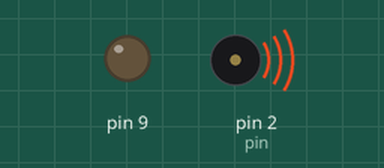
The sketch below on a simulated Arduino Uno, built with avr-gcc and run on an emulated ATmega328P. On the bench: output pins drawn as LEDs (lit = HIGH), buzzer (waves = sounding).

Above: at 0.1 s.
At 18.79 s:
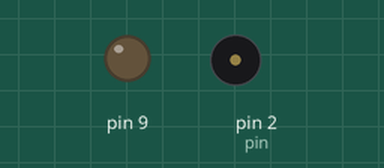
Timing chart, 0 to 40.0 s (numbered marks = the images above):
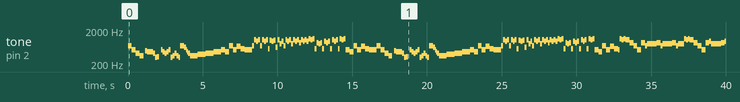

Measured:
- by itself, tone on pin 2 (pin): plays 698 Hz for 0.26 s, 523 Hz for 0.26 s, 415 Hz for 0.26 s, 349 Hz for 0.26 s, 494 Hz for 0.13 s, 466 Hz for 0.39 s … (208 notes in this stretch)

The sketch:

spider-dance.ino
```cpp
#define NOTE_B0  31
#define NOTE_C1  33
#define NOTE_CS1 35
#define NOTE_D1  37
#define NOTE_DS1 39
#define NOTE_E1  41
#define NOTE_F1  44
#define NOTE_FS1 46
#define NOTE_G1  49
#define NOTE_GS1 52
#define NOTE_A1  55
#define NOTE_AS1 58
#define NOTE_B1  62
#define NOTE_C2  65
#define NOTE_CS2 69
#define NOTE_D2  73
#define NOTE_DS2 78
#define NOTE_E2  82
#define NOTE_F2  87
#define NOTE_FS2 93
#define NOTE_G2  98
#define NOTE_GS2 104
#define NOTE_A2  110
#define NOTE_AS2 117
#define NOTE_B2  123
#define NOTE_C3  131
#define NOTE_CS3 139
#define NOTE_D3  147
#define NOTE_DS3 156
#define NOTE_E3  165
#define NOTE_F3  175
#define NOTE_FS3 185
#define NOTE_G3  196
#define NOTE_GS3 208
#define NOTE_A3  220
#define NOTE_AS3 233
#define NOTE_Bb3 223
#define NOTE_B3  247
#define NOTE_C4  262
#define NOTE_CS4 277
#define NOTE_D4  294
#define NOTE_DS4 311
#define NOTE_Eb4 311
#define NOTE_E4  330
#define NOTE_Fb4  330
#define NOTE_F4  349
#define NOTE_FS4 370
#define NOTE_G4  392
#define NOTE_GS4 415
#define NOTE_Ab4 415
#define NOTE_A4  440
#define NOTE_AS4 466
#define NOTE_Bb4 466
#define NOTE_B4  494
#define NOTE_Cb4  494
#define NOTE_C5  523
#define NOTE_CS5 554
#define NOTE_Db5 554
#define NOTE_D5  587
#define NOTE_DS5 622
#define NOTE_Eb5 622
#define NOTE_E5  659
#define NOTE_F5  698
#define NOTE_FS5 740
#define NOTE_G5  784
#define NOTE_GS5 831
#define NOTE_Ab5 831
#define NOTE_A5  880
#define NOTE_AS5 932
#define NOTE_Bb5 932
#define NOTE_B5  988
#define NOTE_Cb5  988
#define NOTE_C6  1047
#define NOTE_CS6 1109
#define NOTE_Db6 1109
#define NOTE_D6  1175
#define NOTE_DS6 1245
#define NOTE_Eb6 1245
#define NOTE_E6  1319
#define NOTE_F6  1397
#define NOTE_FS6 1480
#define NOTE_G6  1568
#define NOTE_GS6 1661
#define NOTE_Ab6 1661
#define NOTE_A6  1760
#define NOTE_AS6 1865
#define NOTE_Bb6 1865
#define NOTE_B6  1976
#define NOTE_Cb6  1976
#define NOTE_C7  2093
#define NOTE_CS7 2217
#define NOTE_D7  2349
#define NOTE_DS7 2489
#define NOTE_E7  2637
#define NOTE_F7  2794
#define NOTE_FS7 2960
#define NOTE_G7  3136
#define NOTE_GS7 3322
#define NOTE_A7  3520
#define NOTE_AS7 3729
#define NOTE_B7  3951
#define NOTE_C8  4186
#define NOTE_CS8 4435
#define NOTE_D8  4699
#define NOTE_DS8 4978

#define WHOLE noteLength
#define HALF noteLength/2
#define QUARTER noteLength/4
#define EIGHTH noteLength/8
#define SIXTEENTH noteLength/16
#define THIRTYSECOND noteLength/32
#define DOTTED_QUARTER 90/bpm*1000
#define DOTTED_EIGHTH 45/bpm*1000
#define DOTTED_SIXTEENTH 22.5/bpm*1000
#define TRIPLET_EIGHTH 20/bpm*1000
#define TRIPLET_SIXTEENTH 10/bpm*1000

int pin = 2;
float bpm = 115;
float noteLength = (240/bpm)*1000;

void setup() {
  pinMode(9, OUTPUT);
}

void loop() {
	playNote(NOTE_F5, EIGHTH);
	playNote(NOTE_C5, EIGHTH);
	playNote(NOTE_Ab4, EIGHTH);
	playNote(NOTE_F4, EIGHTH);
	delay(SIXTEENTH);
	playNote(NOTE_Cb4, SIXTEENTH);
	playNote(NOTE_Bb4, EIGHTH);
	playNote(NOTE_Bb4, SIXTEENTH);
	playNote(NOTE_Ab4, SIXTEENTH);
	playNote(NOTE_Eb4, SIXTEENTH);
	playNote(NOTE_Fb4, SIXTEENTH);

	delay(SIXTEENTH);
	playNote(NOTE_C5, SIXTEENTH);
	playNote(NOTE_Bb4, SIXTEENTH);
	playNote(NOTE_Ab4, SIXTEENTH);
	playNote(NOTE_Bb4, SIXTEENTH);
	playNote(NOTE_C5, SIXTEENTH);
	playNote(NOTE_Eb4, SIXTEENTH);
	playNote(NOTE_F4, SIXTEENTH);
	playNote(NOTE_Ab4, SIXTEENTH);
	playNote(NOTE_F4, SIXTEENTH);
	playNote(NOTE_Eb4, SIXTEENTH);
	playNote(NOTE_F5, SIXTEENTH);
	playNote(NOTE_F5, SIXTEENTH);
	playNote(NOTE_Eb5, SIXTEENTH);
	playNote(NOTE_C5, THIRTYSECOND);
	playNote(NOTE_Bb4, THIRTYSECOND);
	playNote(NOTE_Ab4, SIXTEENTH);

	playNote(NOTE_F4, QUARTER);
	playNote(NOTE_G4, QUARTER);
	playNote(NOTE_Ab4, QUARTER);
	playNote(NOTE_Bb4, QUARTER);

	playNote(NOTE_C5, EIGHTH);
	playNote(NOTE_Bb4, EIGHTH);
	playNote(NOTE_F5, EIGHTH);
	playNote(NOTE_C5, EIGHTH);
	playNote(NOTE_E5, EIGHTH);
	playNote(NOTE_Db5, EIGHTH);
	playNote(NOTE_C5, QUARTER);

	playNote(NOTE_F5, SIXTEENTH);
	playNote(NOTE_C6, SIXTEENTH);
	playNote(NOTE_Bb5, SIXTEENTH);
	playNote(NOTE_C6, SIXTEENTH);
	playNote(NOTE_F5, SIXTEENTH);
	playNote(NOTE_C6, SIXTEENTH);
	playNote(NOTE_Bb5, SIXTEENTH);
	playNote(NOTE_C6, SIXTEENTH);
	playNote(NOTE_Db5, SIXTEENTH);
	playNote(NOTE_Cb5, SIXTEENTH);
	playNote(NOTE_Bb5, SIXTEENTH);
	playNote(NOTE_Cb5, SIXTEENTH);
	playNote(NOTE_Eb5, SIXTEENTH);
	playNote(NOTE_C6, SIXTEENTH);
	playNote(NOTE_G5, SIXTEENTH);
	playNote(NOTE_Bb5, SIXTEENTH);

	playNote(NOTE_F5, SIXTEENTH);
	playNote(NOTE_C6, SIXTEENTH);
	playNote(NOTE_Bb5, SIXTEENTH);
	playNote(NOTE_C6, SIXTEENTH);
	playNote(NOTE_G5, SIXTEENTH);
	playNote(NOTE_C6, SIXTEENTH);
	playNote(NOTE_Bb5, SIXTEENTH);
	playNote(NOTE_C6, SIXTEENTH);
	playNote(NOTE_Ab5, SIXTEENTH);
	playNote(NOTE_C6, SIXTEENTH);
	playNote(NOTE_Bb5, SIXTEENTH);
	playNote(NOTE_C6, SIXTEENTH);
	playNote(NOTE_Bb5, SIXTEENTH);
	playNote(NOTE_Db6, SIXTEENTH);
	playNote(NOTE_C6, SIXTEENTH);
	playNote(NOTE_Db6, SIXTEENTH);

	playNote(NOTE_Db5, SIXTEENTH);
	playNote(NOTE_Ab5, SIXTEENTH);
	playNote(NOTE_G5, SIXTEENTH);
	playNote(NOTE_Ab5, SIXTEENTH);
	playNote(NOTE_Db5, SIXTEENTH);
	playNote(NOTE_Bb5, SIXTEENTH);
	playNote(NOTE_Ab5, SIXTEENTH);
	playNote(NOTE_Bb5, SIXTEENTH);
	playNote(NOTE_Db5, SIXTEENTH);
	playNote(NOTE_C6, SIXTEENTH);
	playNote(NOTE_Bb5, SIXTEENTH);
	playNote(NOTE_C6, SIXTEENTH);
	playNote(NOTE_Db5, SIXTEENTH);
	playNote(NOTE_Db6, SIXTEENTH);
	playNote(NOTE_C6, SIXTEENTH);
	playNote(NOTE_Db6, SIXTEENTH);

	playNote(NOTE_C5, EIGHTH);
	playNote(NOTE_Bb4, EIGHTH);
	playNote(NOTE_F5, EIGHTH);
	playNote(NOTE_C5, EIGHTH);
	playNote(NOTE_E5, EIGHTH);
	playNote(NOTE_Db5, EIGHTH);
	playNote(NOTE_C5, QUARTER);

	// repeat

		playNote(NOTE_F5, EIGHTH);
	playNote(NOTE_C5, EIGHTH);
	playNote(NOTE_Ab4, EIGHTH);
	playNote(NOTE_F4, EIGHTH);
	delay(SIXTEENTH);
	playNote(NOTE_Cb4, SIXTEENTH);
	playNote(NOTE_Bb4, EIGHTH);
	playNote(NOTE_Bb4, SIXTEENTH);
	playNote(NOTE_Ab4, SIXTEENTH);
	playNote(NOTE_Eb4, SIXTEENTH);
	playNote(NOTE_Fb4, SIXTEENTH);

	delay(SIXTEENTH);
	playNote(NOTE_C5, SIXTEENTH);
	playNote(NOTE_Bb4, SIXTEENTH);
	playNote(NOTE_Ab4, SIXTEENTH);
	playNote(NOTE_Bb4, SIXTEENTH);
	playNote(NOTE_C5, SIXTEENTH);
	playNote(NOTE_Eb4, SIXTEENTH);
	playNote(NOTE_F4, SIXTEENTH);
	playNote(NOTE_Ab4, SIXTEENTH);
	playNote(NOTE_F4, SIXTEENTH);
	playNote(NOTE_Eb4, SIXTEENTH);
	playNote(NOTE_F5, SIXTEENTH);
	playNote(NOTE_F5, SIXTEENTH);
	playNote(NOTE_Eb5, SIXTEENTH);
	playNote(NOTE_C5, THIRTYSECOND);
	playNote(NOTE_Bb4, THIRTYSECOND);
	playNote(NOTE_Ab4, SIXTEENTH);

	playNote(NOTE_F4, QUARTER);
	playNote(NOTE_G4, QUARTER);
	playNote(NOTE_Ab4, QUARTER);
	playNote(NOTE_Bb4, QUARTER);

	playNote(NOTE_C5, EIGHTH);
	playNote(NOTE_Bb4, EIGHTH);
	playNote(NOTE_F5, EIGHTH);
	playNote(NOTE_C5, EIGHTH);
	playNote(NOTE_E5, EIGHTH);
	playNote(NOTE_Db5, EIGHTH);
	playNote(NOTE_C5, QUARTER);

	playNote(NOTE_F5, SIXTEENTH);
	playNote(NOTE_C6, SIXTEENTH);
	playNote(NOTE_Bb5, SIXTEENTH);
	playNote(NOTE_C6, SIXTEENTH);
	playNote(NOTE_F5, SIXTEENTH);
	playNote(NOTE_C6, SIXTEENTH);
	playNote(NOTE_Bb5, SIXTEENTH);
	playNote(NOTE_C6, SIXTEENTH);
	playNote(NOTE_Db5, SIXTEENTH);
	playNote(NOTE_Cb5, SIXTEENTH);
	playNote(NOTE_Bb5, SIXTEENTH);
	playNote(NOTE_Cb5, SIXTEENTH);
	playNote(NOTE_Eb5, SIXTEENTH);
	playNote(NOTE_C6, SIXTEENTH);
	playNote(NOTE_G5, SIXTEENTH);
	playNote(NOTE_Bb5, SIXTEENTH);

	playNote(NOTE_F5, SIXTEENTH);
	playNote(NOTE_C6, SIXTEENTH);
	playNote(NOTE_Bb5, SIXTEENTH);
	playNote(NOTE_C6, SIXTEENTH);
	playNote(NOTE_G5, SIXTEENTH);
	playNote(NOTE_C6, SIXTEENTH);
	playNote(NOTE_Bb5, SIXTEENTH);
	playNote(NOTE_C6, SIXTEENTH);
	playNote(NOTE_Ab5, SIXTEENTH);
	playNote(NOTE_C6, SIXTEENTH);
	playNote(NOTE_Bb5, SIXTEENTH);
	playNote(NOTE_C6, SIXTEENTH);
	playNote(NOTE_Bb5, SIXTEENTH);
	playNote(NOTE_Db6, SIXTEENTH);
	playNote(NOTE_C6, SIXTEENTH);
	playNote(NOTE_Db6, SIXTEENTH);

	playNote(NOTE_Db5, SIXTEENTH);
	playNote(NOTE_Ab5, SIXTEENTH);
	playNote(NOTE_G5, SIXTEENTH);
	playNote(NOTE_Ab5, SIXTEENTH);
	playNote(NOTE_Db5, SIXTEENTH);
	playNote(NOTE_Bb5, SIXTEENTH);
	playNote(NOTE_Ab5, SIXTEENTH);
	playNote(NOTE_Bb5, SIXTEENTH);
	playNote(NOTE_Db5, SIXTEENTH);
	playNote(NOTE_C6, SIXTEENTH);
	playNote(NOTE_Bb5, SIXTEENTH);
	playNote(NOTE_C6, SIXTEENTH);
	playNote(NOTE_Db5, SIXTEENTH);
	playNote(NOTE_Db6, SIXTEENTH);
	playNote(NOTE_C6, SIXTEENTH);
	playNote(NOTE_Db6, SIXTEENTH);

	playNote(NOTE_C5, EIGHTH);
	playNote(NOTE_Bb4, EIGHTH);
	playNote(NOTE_F5, EIGHTH);
	playNote(NOTE_C5, EIGHTH);
	playNote(NOTE_E5, EIGHTH);
	playNote(NOTE_Db5, EIGHTH);
	playNote(NOTE_C5, SIXTEENTH);
	playNote(NOTE_Db6, SIXTEENTH);
	playNote(NOTE_C6, SIXTEENTH);
	playNote(NOTE_Db6, SIXTEENTH);

	playNote(NOTE_C6, EIGHTH);
	playNote(NOTE_Ab5, EIGHTH);
	playNote(NOTE_F5, EIGHTH);
	playNote(NOTE_C5, EIGHTH);
	playNote(NOTE_Ab5, EIGHTH);
	playNote(NOTE_F5, SIXTEENTH);
	playNote(NOTE_G5, SIXTEENTH);
	playNote(NOTE_G5, QUARTER);

	playNote(NOTE_Ab5, EIGHTH);
	playNote(NOTE_F5, SIXTEENTH);
	playNote(NOTE_G5, SIXTEENTH);
	playNote(NOTE_G5, QUARTER);

	playNote(NOTE_Ab5, EIGHTH);
	playNote(NOTE_F5, SIXTEENTH);
	playNote(NOTE_G5, SIXTEENTH);
	playNote(NOTE_G5, SIXTEENTH);
	playNote(NOTE_G5, SIXTEENTH);
	playNote(NOTE_Db6, SIXTEENTH);
	playNote(NOTE_C6, SIXTEENTH);
	playNote(NOTE_Db6, SIXTEENTH);

	playNote(NOTE_C6, EIGHTH);
	playNote(NOTE_Ab5, EIGHTH);
	playNote(NOTE_F5, EIGHTH);
	playNote(NOTE_C5, EIGHTH);
	playNote(NOTE_Ab5, EIGHTH);
	playNote(NOTE_Bb5, SIXTEENTH);
	playNote(NOTE_G5, SIXTEENTH);
	playNote(NOTE_G5, QUARTER);

	playNote(NOTE_Ab5, EIGHTH);
	playNote(NOTE_Bb5, SIXTEENTH);
	playNote(NOTE_G5, SIXTEENTH);
	playNote(NOTE_G5, QUARTER);
	playNote(NOTE_Ab5, EIGHTH);
	playNote(NOTE_Bb5, SIXTEENTH);
	playNote(NOTE_C6, SIXTEENTH);
	playNote(NOTE_C6, SIXTEENTH);
	playNote(NOTE_Db6, SIXTEENTH);
	playNote(NOTE_C6, SIXTEENTH);
	playNote(NOTE_Db6, SIXTEENTH);

	playNote(NOTE_C6, EIGHTH);
	playNote(NOTE_Ab5, EIGHTH);
	playNote(NOTE_F5, EIGHTH);
	playNote(NOTE_C5, EIGHTH);
	playNote(NOTE_Ab5, EIGHTH);
	playNote(NOTE_F5, SIXTEENTH);
	playNote(NOTE_G5, SIXTEENTH);
	playNote(NOTE_G5, QUARTER);

	playNote(NOTE_Ab5, EIGHTH);
	playNote(NOTE_F5, SIXTEENTH);
	playNote(NOTE_G5, SIXTEENTH);
	playNote(NOTE_G5, QUARTER);
	playNote(NOTE_Ab5, EIGHTH);
	playNote(NOTE_F5, SIXTEENTH);
	playNote(NOTE_G5, SIXTEENTH);
	playNote(NOTE_G5, SIXTEENTH);
	playNote(NOTE_Db6, SIXTEENTH);
	playNote(NOTE_C6, SIXTEENTH);
	playNote(NOTE_Db6, SIXTEENTH);

	playNote(NOTE_C6, EIGHTH);
	playNote(NOTE_F6, EIGHTH);
	playNote(NOTE_Bb5, EIGHTH);
	playNote(NOTE_Ab5, EIGHTH);
	playNote(NOTE_Bb5, SIXTEENTH);
	playNote(NOTE_Ab5, EIGHTH);
	playNote(NOTE_Bb5, SIXTEENTH);
	playNote(NOTE_Bb5, EIGHTH);
	playNote(NOTE_Ab5, SIXTEENTH);
	playNote(NOTE_Bb5, SIXTEENTH);

	playNote(NOTE_Cb5, SIXTEENTH);
	playNote(NOTE_Bb5, SIXTEENTH);
	playNote(NOTE_Ab5, EIGHTH);
	playNote(NOTE_E5, EIGHTH);
	playNote(NOTE_C5, EIGHTH);
	playNote(NOTE_Db5, EIGHTH);
	playNote(NOTE_E5, EIGHTH);
	playNote(NOTE_F5, QUARTER);

	//ok

	playNote(NOTE_C6, EIGHTH);
	playNote(NOTE_Ab5, EIGHTH);
	playNote(NOTE_F5, SIXTEENTH);
	playNote(NOTE_Ab5, SIXTEENTH);
	playNote(NOTE_C5, SIXTEENTH);
	playNote(NOTE_F5, SIXTEENTH);
	playNote(NOTE_Ab5, EIGHTH);
	playNote(NOTE_F5, EIGHTH);
	playNote(NOTE_Db5, SIXTEENTH);
	playNote(NOTE_F5, SIXTEENTH);
	playNote(NOTE_Ab4, SIXTEENTH);
	playNote(NOTE_Db5, SIXTEENTH);

	playNote(NOTE_Db5, SIXTEENTH);
	playNote(NOTE_Ab4, SIXTEENTH);
	playNote(NOTE_Ab5, SIXTEENTH);
	playNote(NOTE_Db5, SIXTEENTH);
	playNote(NOTE_G5, SIXTEENTH);
	playNote(NOTE_Ab5, SIXTEENTH);
	playNote(NOTE_F5, SIXTEENTH);
	playNote(NOTE_G5, SIXTEENTH);
	playNote(NOTE_E5, EIGHTH);
	playNote(NOTE_F5, SIXTEENTH);
	playNote(NOTE_E5, SIXTEENTH);
	playNote(NOTE_G5, SIXTEENTH);
	playNote(NOTE_F5, SIXTEENTH);
	playNote(NOTE_E5, SIXTEENTH);
	playNote(NOTE_G5, SIXTEENTH);

	playNote(NOTE_F5, SIXTEENTH);
	playNote(NOTE_C5, SIXTEENTH);
	playNote(NOTE_F5, SIXTEENTH);
	playNote(NOTE_G5, SIXTEENTH);
	playNote(NOTE_Ab5, SIXTEENTH);
	playNote(NOTE_F5, SIXTEENTH);
	playNote(NOTE_Ab5, SIXTEENTH);
	playNote(NOTE_Bb5, SIXTEENTH);
	playNote(NOTE_C6, SIXTEENTH);
	playNote(NOTE_Bb5, SIXTEENTH);
	playNote(NOTE_Ab5, SIXTEENTH);
	playNote(NOTE_G5, SIXTEENTH);
	playNote(NOTE_Ab5, SIXTEENTH);
	playNote(NOTE_G5, SIXTEENTH);
	playNote(NOTE_F5, SIXTEENTH);
	playNote(NOTE_G5, SIXTEENTH);

	playNote(NOTE_F5, EIGHTH);
	playNote(NOTE_Eb6, EIGHTH);
	playNote(NOTE_Db6, SIXTEENTH);
	playNote(NOTE_Eb6, SIXTEENTH);
	playNote(NOTE_C6, SIXTEENTH);
	playNote(NOTE_Eb6, SIXTEENTH);
	playNote(NOTE_Bb5, SIXTEENTH);
	playNote(NOTE_C6, SIXTEENTH);
	playNote(NOTE_Ab5, SIXTEENTH);
	playNote(NOTE_Bb5, SIXTEENTH);
	playNote(NOTE_C6, QUARTER);

	playNote(NOTE_C6, EIGHTH);
	playNote(NOTE_Ab5, EIGHTH);
	playNote(NOTE_F5, EIGHTH);
	playNote(NOTE_C5, EIGHTH);
	playNote(NOTE_Ab5, EIGHTH);
	playNote(NOTE_F5, SIXTEENTH);
	playNote(NOTE_G5, SIXTEENTH);
	playNote(NOTE_G5, QUARTER);

	playNote(NOTE_Ab5, EIGHTH);
	playNote(NOTE_F5, SIXTEENTH);
	playNote(NOTE_G5, SIXTEENTH);
	playNote(NOTE_G5, QUARTER);
	playNote(NOTE_Ab5, EIGHTH);
	playNote(NOTE_F5, SIXTEENTH);
	playNote(NOTE_G5, SIXTEENTH);
	playNote(NOTE_G5, SIXTEENTH);
	playNote(NOTE_Db6, SIXTEENTH);
	playNote(NOTE_C6, SIXTEENTH);
	playNote(NOTE_Db6, SIXTEENTH);

	playNote(NOTE_C6, EIGHTH);
	playNote(NOTE_F6, EIGHTH);
	playNote(NOTE_Bb5, EIGHTH);
	playNote(NOTE_Ab5, EIGHTH);
	playNote(NOTE_Bb5, SIXTEENTH);
	playNote(NOTE_Ab5, EIGHTH);
	playNote(NOTE_Bb5, SIXTEENTH);
	playNote(NOTE_Bb5, EIGHTH);
	playNote(NOTE_Ab5, SIXTEENTH);
	playNote(NOTE_Bb5, SIXTEENTH);

	playNote(NOTE_Cb5, SIXTEENTH);
	playNote(NOTE_Bb5, SIXTEENTH);
	playNote(NOTE_Ab5, EIGHTH);
	playNote(NOTE_E5, EIGHTH);
	playNote(NOTE_C5, EIGHTH);
	playNote(NOTE_Db5, EIGHTH);
	playNote(NOTE_E5, EIGHTH);
	playNote(NOTE_F5, QUARTER);

	delay(EIGHTH);
	playNote(NOTE_Bb6, SIXTEENTH);
	playNote(NOTE_Ab6, SIXTEENTH);
	delay(SIXTEENTH);
	playNote(NOTE_Bb6, SIXTEENTH);
	playNote(NOTE_Ab6, SIXTEENTH);
	delay(SIXTEENTH);
	delay(EIGHTH);
	playNote(NOTE_Bb6, SIXTEENTH);
	playNote(NOTE_Ab6, SIXTEENTH);
	delay(SIXTEENTH);
	playNote(NOTE_Bb6, SIXTEENTH);
	playNote(NOTE_Ab6, SIXTEENTH);
	delay(SIXTEENTH);

	playNote(NOTE_Ab6, SIXTEENTH);
	playNote(NOTE_Bb6, THIRTYSECOND);
	playNote(NOTE_Ab6, THIRTYSECOND);
	playNote(NOTE_F6, EIGHTH);
	playNote(NOTE_F6, EIGHTH);
	playNote(NOTE_E6, SIXTEENTH);
	playNote(NOTE_F6, SIXTEENTH);
	playNote(NOTE_F6, QUARTER);
	delay(QUARTER);

	delay(EIGHTH);
	playNote(NOTE_Bb6, SIXTEENTH);
	playNote(NOTE_Ab6, SIXTEENTH);
	delay(SIXTEENTH);
	playNote(NOTE_Bb6, SIXTEENTH);
	playNote(NOTE_Ab6, SIXTEENTH);
	delay(SIXTEENTH);
	delay(EIGHTH);
	playNote(NOTE_Bb6, SIXTEENTH);
	playNote(NOTE_Ab6, SIXTEENTH);
	delay(SIXTEENTH);
	playNote(NOTE_Bb6, SIXTEENTH);
	playNote(NOTE_Ab6, SIXTEENTH);
	delay(SIXTEENTH);

	playNote(NOTE_Ab6, EIGHTH);
	playNote(NOTE_Bb6, EIGHTH);
	playNote(NOTE_Cb6, SIXTEENTH);
	playNote(NOTE_Bb6, EIGHTH);
	playNote(NOTE_Ab6, SIXTEENTH);
	playNote(NOTE_F6, QUARTER);
	delay(QUARTER);

	delay(EIGHTH);
	playNote(NOTE_Bb6, SIXTEENTH);
	playNote(NOTE_Ab6, SIXTEENTH);
	delay(SIXTEENTH);
	playNote(NOTE_Bb6, SIXTEENTH);
	playNote(NOTE_Ab6, SIXTEENTH);
	delay(SIXTEENTH);
	delay(EIGHTH);
	playNote(NOTE_Bb6, SIXTEENTH);
	playNote(NOTE_Ab6, SIXTEENTH);
	delay(SIXTEENTH);
	playNote(NOTE_Bb6, SIXTEENTH);
	playNote(NOTE_Ab6, SIXTEENTH);
	delay(SIXTEENTH);

	playNote(NOTE_Ab6, SIXTEENTH);
	playNote(NOTE_Bb6, THIRTYSECOND);
	playNote(NOTE_Ab6, THIRTYSECOND);
	playNote(NOTE_F6, EIGHTH);
	playNote(NOTE_F6, EIGHTH);
	playNote(NOTE_E6, SIXTEENTH);
	playNote(NOTE_F6, SIXTEENTH);
	playNote(NOTE_F6, QUARTER);
	delay(QUARTER);

	delay(EIGHTH);
	playNote(NOTE_Bb6, SIXTEENTH);
	playNote(NOTE_Ab6, SIXTEENTH);
	delay(SIXTEENTH);
	playNote(NOTE_Bb6, SIXTEENTH);
	playNote(NOTE_Ab6, SIXTEENTH);
	delay(SIXTEENTH);
	delay(EIGHTH);
	playNote(NOTE_Bb6, SIXTEENTH);
	playNote(NOTE_Ab6, SIXTEENTH);
	delay(SIXTEENTH);
	playNote(NOTE_Bb6, SIXTEENTH);
	playNote(NOTE_Ab6, SIXTEENTH);
	delay(SIXTEENTH);

	playNote(NOTE_Ab6, EIGHTH);
	playNote(NOTE_Bb6, EIGHTH);
	playNote(NOTE_Cb6, SIXTEENTH);
	playNote(NOTE_Bb6, EIGHTH);
	playNote(NOTE_Ab6, SIXTEENTH);
	playNote(NOTE_F6, QUARTER);
	delay(QUARTER);

	// ---

	delay(EIGHTH);
	playNote(NOTE_Bb5, SIXTEENTH);
	playNote(NOTE_Ab5, SIXTEENTH);
	delay(SIXTEENTH);
	playNote(NOTE_Bb5, SIXTEENTH);
	playNote(NOTE_Ab5, SIXTEENTH);
	delay(SIXTEENTH);
	delay(EIGHTH);
	playNote(NOTE_Bb5, SIXTEENTH);
	playNote(NOTE_Ab5, SIXTEENTH);
	delay(SIXTEENTH);
	playNote(NOTE_Bb5, SIXTEENTH);
	playNote(NOTE_Ab5, SIXTEENTH);
	delay(SIXTEENTH);

	playNote(NOTE_Ab5, SIXTEENTH);
	playNote(NOTE_Bb5, THIRTYSECOND);
	playNote(NOTE_Ab5, THIRTYSECOND);
	playNote(NOTE_F5, EIGHTH);
	playNote(NOTE_F5, EIGHTH);
	playNote(NOTE_E5, SIXTEENTH);
	playNote(NOTE_F5, SIXTEENTH);
	playNote(NOTE_F5, QUARTER);
	delay(QUARTER);


	delay(EIGHTH);
	playNote(NOTE_Bb5, SIXTEENTH);
	playNote(NOTE_Ab5, SIXTEENTH);
	delay(SIXTEENTH);
	playNote(NOTE_Bb5, SIXTEENTH);
	playNote(NOTE_Ab5, SIXTEENTH);
	delay(SIXTEENTH);
	delay(EIGHTH);
	playNote(NOTE_Bb5, SIXTEENTH);
	playNote(NOTE_Ab5, SIXTEENTH);
	delay(SIXTEENTH);
	playNote(NOTE_Bb5, SIXTEENTH);
	playNote(NOTE_Ab5, SIXTEENTH);
	delay(SIXTEENTH);

	playNote(NOTE_Ab5, EIGHTH);
	playNote(NOTE_Bb5, EIGHTH);
	playNote(NOTE_Cb5, SIXTEENTH);
	playNote(NOTE_Bb5, EIGHTH);
	playNote(NOTE_Ab5, SIXTEENTH);
	playNote(NOTE_F5, HALF);

	delay(EIGHTH);
	playNote(NOTE_Bb5, SIXTEENTH);
	playNote(NOTE_Ab5, SIXTEENTH);
	delay(SIXTEENTH);
	playNote(NOTE_Bb5, SIXTEENTH);
	playNote(NOTE_Ab5, SIXTEENTH);
	delay(SIXTEENTH);
	delay(EIGHTH);
	playNote(NOTE_Bb5, SIXTEENTH);
	playNote(NOTE_Ab5, SIXTEENTH);
	delay(SIXTEENTH);
	playNote(NOTE_Bb5, SIXTEENTH);
	playNote(NOTE_Ab5, SIXTEENTH);
	delay(SIXTEENTH);

	playNote(NOTE_Ab5, SIXTEENTH);
	playNote(NOTE_Bb5, THIRTYSECOND);
	playNote(NOTE_Ab5, THIRTYSECOND);
	playNote(NOTE_F5, EIGHTH);
	playNote(NOTE_F5, EIGHTH);
	playNote(NOTE_E5, SIXTEENTH);
	playNote(NOTE_F5, SIXTEENTH);
	playNote(NOTE_F5, QUARTER);
	delay(QUARTER);

	delay(EIGHTH);
	playNote(NOTE_Bb5, SIXTEENTH);
	playNote(NOTE_Ab5, SIXTEENTH);
	delay(SIXTEENTH);
	playNote(NOTE_Bb5, SIXTEENTH);
	playNote(NOTE_Ab5, SIXTEENTH);
	delay(SIXTEENTH);
	delay(EIGHTH);
	playNote(NOTE_Bb5, SIXTEENTH);
	playNote(NOTE_Ab5, SIXTEENTH);
	delay(SIXTEENTH);
	playNote(NOTE_Bb5, SIXTEENTH);
	playNote(NOTE_Ab5, SIXTEENTH);
	delay(SIXTEENTH);

	playNote(NOTE_C5, EIGHTH);
	playNote(NOTE_C5, EIGHTH);
	playNote(NOTE_E5, SIXTEENTH);
	playNote(NOTE_C5, EIGHTH);
	playNote(NOTE_Bb4, SIXTEENTH);
	playNote(NOTE_C5, QUARTER);
	playNote(NOTE_G5, QUARTER);
}

void playNote(int note, float duration) {
  tone(pin, note, duration);
  delay(duration);
}
```
